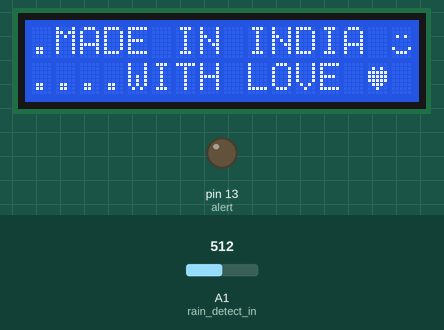
A sketch run on a simulated Arduino Uno, built with avr-gcc and run on an emulated ATmega328P. On the bench: 16×2 character LCD, output pins drawn as LEDs (lit = HIGH). Dashed ring = blinking. The test bench sets the inputs (shaded band); at power-on: A1 (rain_detect_in) = 512. What the sketch prints to the serial monitor is not drawn.

Above: at 4.1 s.
At 6.7 s:
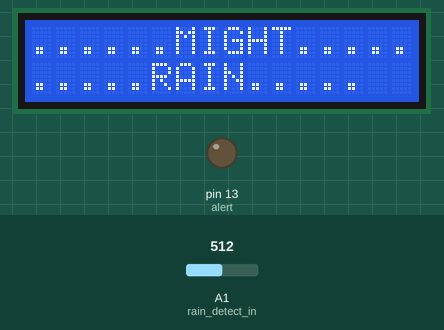
6.8 s: A1 (rain_detect_in) set to 674
14.3 s: A1 (rain_detect_in) set to 700
At 17.7 s:
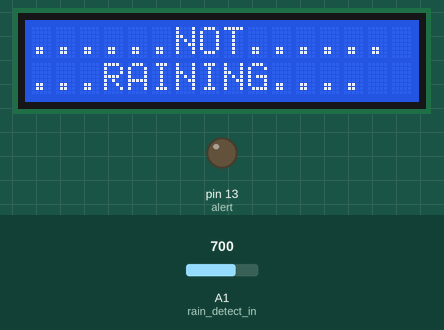
18.6 s: A1 (rain_detect_in) set to 306
At 20.7 s:
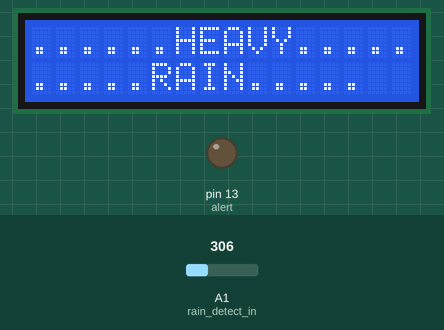
22.9 s: A1 (rain_detect_in) set to 333
27.2 s: A1 (rain_detect_in) set to 359
At 30.29 s:
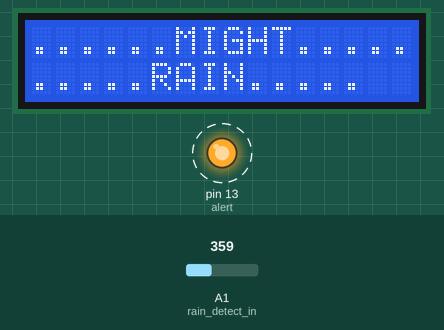
32.2 s: A1 (rain_detect_in) set to 122
At 33.89 s:
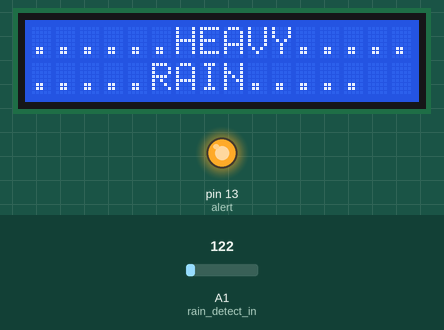
Timing chart, 0 to 37.5 s (numbered marks = the images above; inputs shaded):
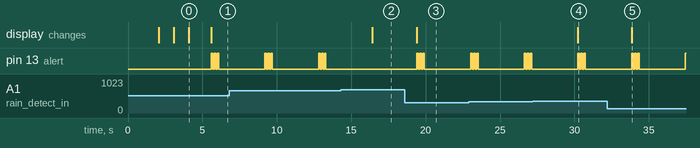

The sketch:

ARIA.ino
```cpp
#include <LiquidCrystal.h>
#include <Adafruit_Sensor.h>
#include "dht.h"
#define dht_in A0

dht DHT;


LiquidCrystal lcd(12, 11, 5, 4, 3, 2);
int alert = 13;
int rain_detect_in=A1;
const int rainMin = 0;     // sensor minimum
const int rainMax = 1024;


// custom characters generated for matrix display we are using
byte heart[] = {  B00000,  B01010,  B11111,  B11111,  B11111,  B01110,  B00100,  B00000 };

byte smiley[] = {  B00000,  B00000,  B01010,  B00000,  B00000,  B10001,  B01110,  B00000  };

byte degree[] = {  B00000,  B00110,  B00110,  B00000,  B00000,  B00000,  B00000,  B00000  };

void setup() {
  pinMode(alert,OUTPUT);
  Serial.begin(9600);
  lcd.begin(16,2);

  delay(2000);//Wait before accessing Sensor

  printStartingStatement();


}

void loop(){
  //checkTemp();
  detectRain();
}// end loop()

void detectRain(){
      int rainReading = analogRead(rain_detect_in);
      int rain_mapped= map(rainReading, rainMin, rainMax, 0, 3);
      lcd.clear();
      lcd.setCursor(0,0);
      Serial.print("Rain possiblility "); Serial.print((rainMax-rain_mapped));
       switch (rain_mapped) {
         case 0:     lcd.print("......HEAVY....." ); lcd.setCursor(0,1); lcd.print(".....RAIN....." ); showAlert(); break;
         case 1:    lcd.print("......MIGHT....." ); lcd.setCursor(0,1); lcd.print(".....RAIN....." ); showAlert(); break;
         case 2:    lcd.print("......NOT......" ); lcd.setCursor(0,1); lcd.print("...RAINING...." );  break;
        }
    delay(3000);


  }

void checkTemp(){
    DHT.read11(dht_in);
    lcd.createChar(3,degree);
    lcd.clear();
    lcd.setCursor(0,0); lcd.print("TEMP   ="); lcd.print(DHT.temperature); lcd.write(3); lcd.print("C");
    lcd.setCursor(0,1); lcd.print("HUMID  ="); lcd.print(DHT.humidity); lcd.print(" %");

    Serial.print("Temperature ");    Serial.print(DHT.temperature);     Serial.println("C  ");
    Serial.print("Humidity = ");    Serial.print(DHT.humidity);    Serial.print("%  ");

    delay(3000);
  }


void showAlert(){
    for(int i=0;i<3;i++){
      digitalWrite(alert, HIGH);
      delay(100);
      digitalWrite(alert, LOW);
      delay(100);
    }
}

void printStartingStatement(){
   lcd.createChar(1,smiley);
   lcd.createChar(2,heart);
  lcd.noCursor();
  lcd.setCursor(0,0);  lcd.print("^^^Welcome TO^^^");  lcd.setCursor(0,1);  lcd.print("******ARIA******");
  delay(1000);
  lcd.clear();
  lcd.setCursor(0,0);  lcd.print("ADVANCE RESEARCH");  lcd.setCursor(0,1);  lcd.print(" IN AGRICULTURE ");
  delay(1000);
  lcd.clear();
  lcd.setCursor(0,0);  lcd.print(".MADE IN INDIA "); lcd.write(1);  lcd.setCursor(0,1);  lcd.print("....WITH LOVE ");  lcd.write(2);
  delay(1500);
  lcd.clear();
}
```

Measured:
- the behaviour switches between 682 and 683 on A1 (rain_detect_in) (found by bisection; images 1 and 2)
- the behaviour switches between 341 and 342 on A1 (rain_detect_in) (found by bisection; images 3 and 4)
- after the input at 14.3 s, pin 13 (alert): stops changing and stays LOW; the display: changes after 2.1 s (image 2)
- after the input at 18.6 s, pin 13 (alert): alternates HIGH for 0.10 s and LOW for 0.10 s, 6 changes in all, then stays LOW, starting after 0.82 s; the display: changes after 0.82 s (image 3)
- after the input at 27.2 s, the display: changes after 3.0 s (image 4)
- after the input at 32.2 s, the display: changes after 1.6 s (image 5)
- what the display in image 0 shows lasts 1.5 s, from 4.1 s to 5.6 s
